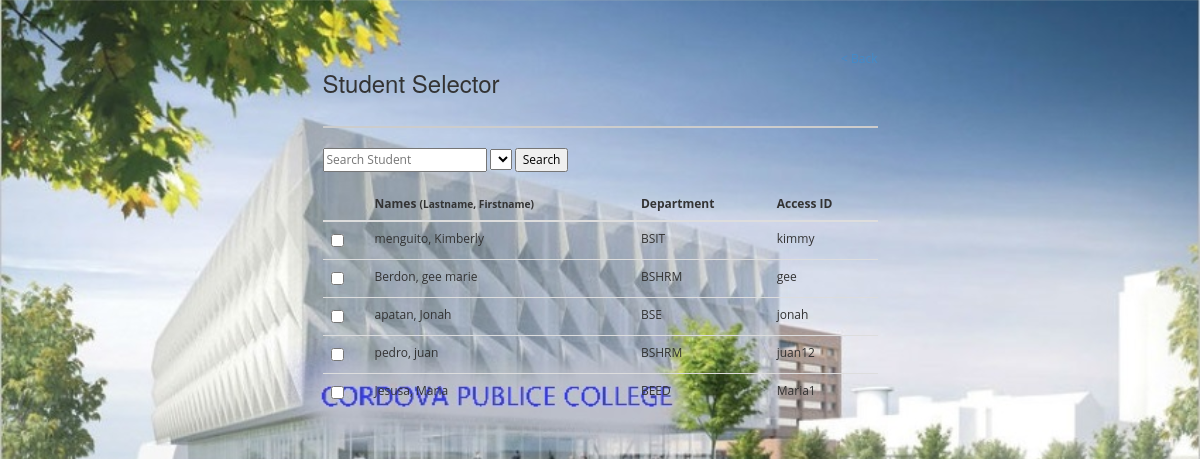
The app's page /admin/studentselector.php with its own data.
### tables this page shows
CREATE TABLE `user` (
  `id` int(11) NOT NULL,
  `firstname` varchar(50) NOT NULL,
  `lastname` varchar(50) NOT NULL,
  `password` text NOT NULL,
  `accessid` varchar(50) NOT NULL,
  `auth` text NOT NULL,
  `admin` text NOT NULL,
  `departmentid` int(11) NOT NULL
);

CREATE TABLE `department` (
  `id` int(11) NOT NULL,
  `department` varchar(50) NOT NULL,
  `userauth` text NOT NULL
);

### function/function.php (called while the page is built, shortened)
<?php
function getJSONdata( $query ) {
	global $mysqli;
	$res = mysqli_query($mysqli, $query);
	$data = array();
	while ($row = mysqli_fetch_object( $res )) {
		$data[] = $row;
	}
	return $data;
}
function checkRows( $query ) {
	global $mysqli;
	$res = mysqli_query($mysqli, $query);
	return mysqli_num_rows($res);
}
function str( $string ) {
	return "'" . $string . "'";
}

### admin/studentselector.php (the view, shortened to what this page needs)
<?php
include "../config.php";
include "../function/function.php";
?>
<!DOCTYPE html>
<html>
<head>
	<link rel="stylesheet" type="text/css" href="<?php echo servername; ?>/admin/bootstrap/css/bootstrap.min.css">
	<link rel="stylesheet" type="text/css" href="<?php echo servername; ?>/admin/css/styles.css">
</head>
<body>
<div class="container" style="margin-top: 50px;">
	<div class="container-fluid">
		<div class="row">
			<div class="col-md-6 col-md-offset-3">
				<a href="question.php?auth=<?php echo $_GET["auth"]; ?>" class="pull-right">< Back</a>
				<h3>Student Selector</h3>
				<div class="clearfix">
					<hr style="border: 1px solid #ccc;">
				</div>
				<div class="form-group">
					<form method="post">
					<input type="text" placeholder="Search Student" id="_search" name="__search">
					<select id="_department" name="__department">
					</select>
					<input type="submit" name="__searchme" value="Search">
					</form>
				</div>
				<div class="form-group">
					<table class="table table-responsive">
						<thead>
							<tr>
								<th></th>
								<th>Names <small>(Lastname, Firstname)</small></th>
								<th>Department</th>
								<th>Access ID</th>
							</tr>
						</thead>
						<tbody id="searchresult">
							<?php
								function isChecked( $user ) {
									$q = "select * from examinee a where a.userid=" . $user . " and a.examurl=" . str($_GET["auth"]);
									return checkRows($q) == 1? "checked" : "";
								}
								function data($search, $department) {
									$query = "select a.*, b.*, a.id as useridd, a.auth as examurl from user a join department b on a.departmentid=b.id where a.firstname like '%" . $search . "%' or lastname like '%" . $search . "%' or accessid like '%" . $search . "%' or department like '%" . $search . "%'";
									$res = getJSONdata($query);
									foreach ($res as $key => $value) {
										?>
										<tr>
											<td><input id="__select" type="checkbox" value="<?php echo $value->useridd; ?>" <?php echo isChecked($value->useridd); ?>></td>
											<td><?php echo $value->lastname; ?>, <?php echo $value->firstname; ?></td>
											<td><?php echo $value->department; ?></td>
											<td><?php echo $value->accessid; ?></td>
										</tr>
										<?php
									}
								}
								if( isset($_POST["__searchme"])) {
									$key = $_POST["__search"];
									$department = $_POST["__department"];
									data($key, $department);
								} else {
									data(null, null);
								}
							?>
						</tbody>
					</table>
				</div>
			</div>
		</div>
	</div>
</div>
</body>
</html>

### admin/css/styles.css (style rules this page uses)
body { font-family: 'Open Sans', sans-serif; background-color: #f7f7f7; position: relative; margin: 0px; font-size: 12px; padding: 0px; }
body { background-color: #eff0f3; }

### admin/studentselector.php (style rules this page uses)
body { background-image: url('images/a.jpg'); background-size: cover; }

### records on screen
user: lastname "menguito", firstname "Kimberly", departmentid.department "BSIT", accessid "kimmy"
user: lastname "Berdon", firstname "gee marie", departmentid.department "BSHRM", accessid "gee"
user: lastname "apatan", firstname "Jonah", departmentid.department "BSE", accessid "jonah"
user: lastname "pedro", firstname "juan", departmentid.department "BSHRM", accessid "juan12"
user: lastname "Jesusa", firstname "Maria", departmentid.department "BEED", accessid "Maria1"
